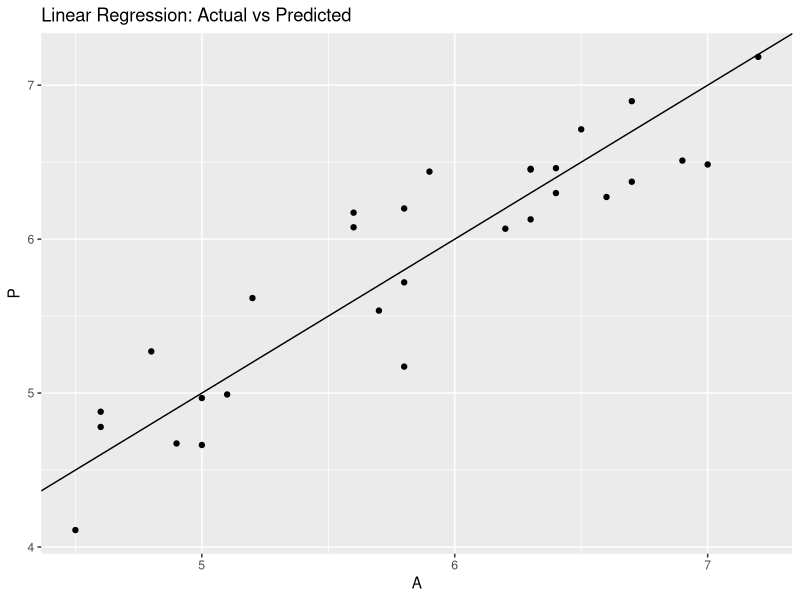
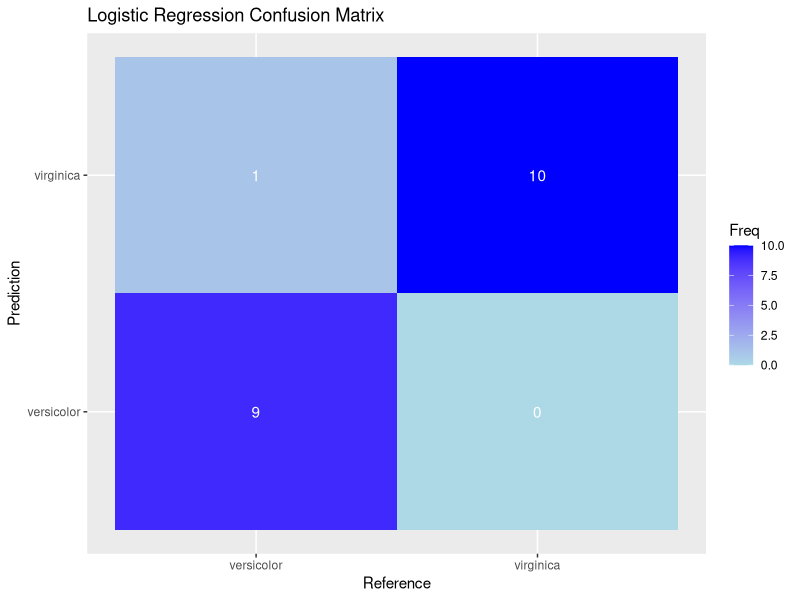

Generate these figures, in order, with R:
library(caret)
library(ggplot2)

set.seed(123)

############################
### 1️⃣ LINEAR REGRESSION ###
############################

data(iris)
lin_data <- iris[, 1:4]

# Split
idx <- createDataPartition(lin_data$Sepal.Length, p = 0.8, list = FALSE)
train <- lin_data[idx, ]
test  <- lin_data[-idx, ]

# Model
lm_model <- train(Sepal.Length ~ ., data = train, method = "lm")
lm_pred  <- predict(lm_model, test)

# Plot: Actual vs Predicted
ggplot(data.frame(A = test$Sepal.Length, P = lm_pred), aes(A, P)) +
  geom_point() +
  geom_abline() +
  ggtitle("Linear Regression: Actual vs Predicted")


################################
### 2️⃣ LOGISTIC REGRESSION ###
################################

# Convert iris to binary classification
log_data <- subset(iris, Species != "setosa")
log_data$Species <- factor(log_data$Species)

# Split
idx2 <- createDataPartition(log_data$Species, p = 0.8, list = FALSE)
train2 <- log_data[idx2, ]
test2  <- log_data[-idx2, ]

# Logistic model
log_model <- train(Species ~ ., data = train2, method = "glm", family = "binomial")
log_pred  <- predict(log_model, test2)

# Confusion matrix
cm <- confusionMatrix(log_pred, test2$Species)
cm_df <- as.data.frame(cm$table)

# Plot: Confusion Matrix
ggplot(cm_df, aes(Reference, Prediction, fill = Freq)) +
  geom_tile() +
  geom_text(aes(label = Freq), color = "white") +
  scale_fill_gradient(low = "lightblue", high = "blue") +
  ggtitle("Logistic Regression Confusion Matrix")
